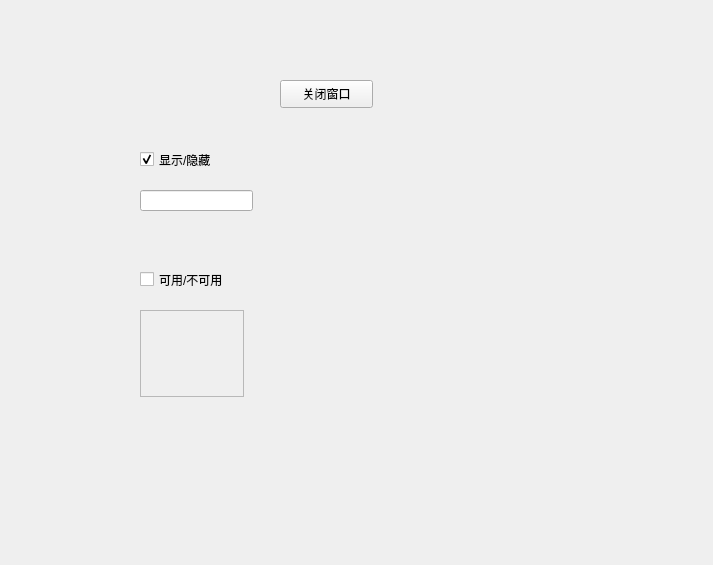
<?xml version="1.0" encoding="UTF-8"?>
<ui version="4.0">
 <class>Form</class>
 <widget class="QWidget" name="Form">
  <property name="geometry">
   <rect>
    <x>0</x>
    <y>0</y>
    <width>713</width>
    <height>565</height>
   </rect>
  </property>
  <property name="windowTitle">
   <string>Form</string>
  </property>
  <widget class="QPushButton" name="pushButton">
   <property name="geometry">
    <rect>
     <x>280</x>
     <y>80</y>
     <width>93</width>
     <height>28</height>
    </rect>
   </property>
   <property name="text">
    <string>关闭窗口</string>
   </property>
  </widget>
  <widget class="QCheckBox" name="checkBox">
   <property name="enabled">
    <bool>true</bool>
   </property>
   <property name="geometry">
    <rect>
     <x>140</x>
     <y>150</y>
     <width>91</width>
     <height>19</height>
    </rect>
   </property>
   <property name="text">
    <string>显示/隐藏</string>
   </property>
   <property name="checked">
    <bool>true</bool>
   </property>
  </widget>
  <widget class="QCheckBox" name="checkBox_2">
   <property name="enabled">
    <bool>true</bool>
   </property>
   <property name="geometry">
    <rect>
     <x>140</x>
     <y>270</y>
     <width>111</width>
     <height>19</height>
    </rect>
   </property>
   <property name="text">
    <string>可用/不可用</string>
   </property>
  </widget>
  <widget class="QLineEdit" name="lineEdit">
   <property name="geometry">
    <rect>
     <x>140</x>
     <y>190</y>
     <width>113</width>
     <height>21</height>
    </rect>
   </property>
  </widget>
  <widget class="QTextEdit" name="textEdit">
   <property name="enabled">
    <bool>false</bool>
   </property>
   <property name="geometry">
    <rect>
     <x>140</x>
     <y>310</y>
     <width>104</width>
     <height>87</height>
    </rect>
   </property>
  </widget>
 </widget>
 <resources/>
 <connections>
  <connection>
   <sender>pushButton</sender>
   <signal>clicked()</signal>
   <receiver>Form</receiver>
   <slot>close()</slot>
   <hints>
    <hint type="sourcelabel">
     <x>325</x>
     <y>100</y>
    </hint>
    <hint type="destinationlabel">
     <x>306</x>
     <y>289</y>
    </hint>
   </hints>
  </connection>
  <connection>
   <sender>checkBox</sender>
   <signal>toggled(bool)</signal>
   <receiver>lineEdit</receiver>
   <slot>setVisible(bool)</slot>
   <hints>
    <hint type="sourcelabel">
     <x>193</x>
     <y>163</y>
    </hint>
    <hint type="destinationlabel">
     <x>195</x>
     <y>194</y>
    </hint>
   </hints>
  </connection>
  <connection>
   <sender>checkBox_2</sender>
   <signal>toggled(bool)</signal>
   <receiver>textEdit</receiver>
   <slot>setEnabled(bool)</slot>
   <hints>
    <hint type="sourcelabel">
     <x>169</x>
     <y>279</y>
    </hint>
    <hint type="destinationlabel">
     <x>169</x>
     <y>338</y>
    </hint>
   </hints>
  </connection>
 </connections>
</ui>
